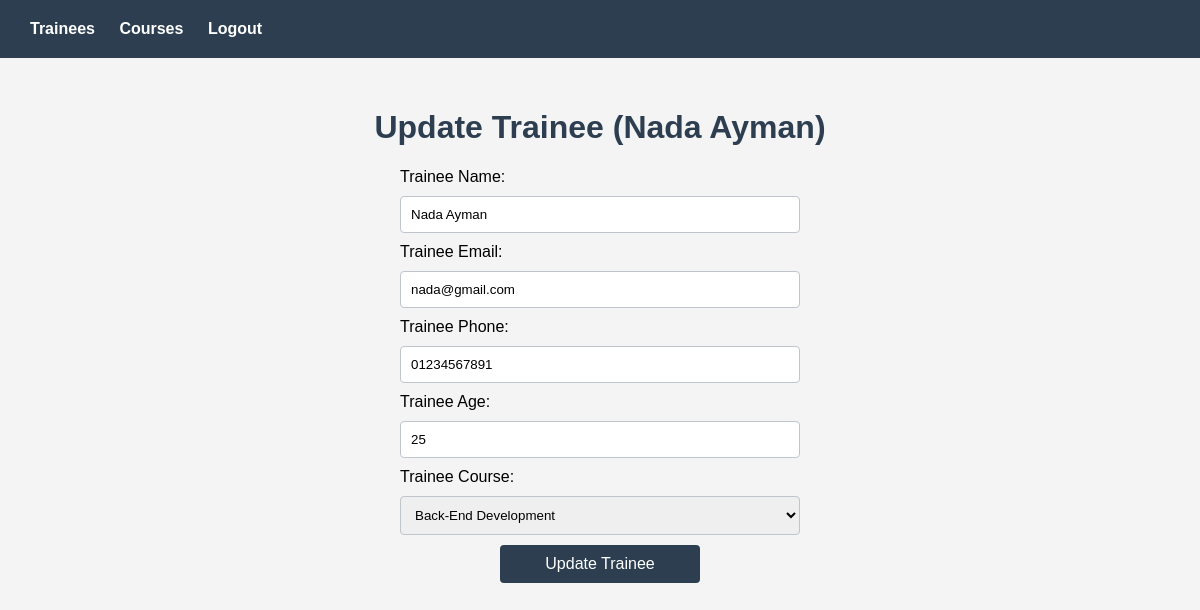
/trainees/update/1/, run on the app's committed database.
### trainee/models.py (models this page shows, shortened)
class Trainee(models.Model):
    id = models.AutoField(primary_key=True)
    name = models.CharField(max_length=100)
    email = models.EmailField(unique=True)
    phone_number = models.CharField(max_length=20)
    age = models.IntegerField()
    course = models.ForeignKey(Course, on_delete=models.CASCADE)

### course/models.py (models this page shows, shortened)
class Course(models.Model):
    id = models.AutoField(primary_key=True)
    name = models.CharField(max_length=100)
    duration = models.IntegerField()
    created_at = models.DateTimeField(auto_now_add=True)
    updated_at = models.DateTimeField(auto_now=True)

### trainee/views.py (the view, shortened to what this page needs)
# urls.py: path('update/<int:id>/', updateTrainee, name='UpdateTrainee'),
def updateTrainee(request, id):
    trainee = Trainee.objects.get(id=id)
    courses = Course.objects.all()
    return render(request, 'trainee/update.html', {'trainee': trainee, 'courses': courses})

### templates/trainee/update.html (shortened to what this page needs)
{% extends 'base.html' %}
{% block content %}
<h1>Update Trainee ({{ trainee.name }})</h1>
<form method="post">
    <label for="tName">Trainee Name:</label>
    <input type="text" id="tName" name="trainee-name" value="{{ trainee.name }}" placeholder="Enter trainee name" required>
    <label for="tEmail">Trainee Email:</label>
    <input type="email" id="tEmail" name="trainee-email" value="{{ trainee.email }}" placeholder="Enter trainee email" required>
    <label for="tPhone">Trainee Phone:</label>
    <input type="text" id="tPhone" name="trainee-phone" value="{{ trainee.phone_number }}" placeholder="Enter trainee phone" required>
    <label for="tAge">Trainee Age:</label>
    <input type="number" id="tAge" name="trainee-age" value="{{ trainee.age }}" placeholder="Enter trainee age" required>
    <label for="tCourse">Trainee Course:</label>
    <select name="trainee-course" id="tCourse">
        {% for course in courses %}
        <option value="{{course.id}}" {% if course.id == trainee.course.id %}selected{% endif %}>
            {{course.name}}
        </option>
        {% endfor %}
    </select>
    <button type="submit" class="btn">Update Trainee</button>
</form>
{%endblock%}

### static/css/style.css (style rules this page uses)
body { font-family: Arial, sans-serif; margin: 0; padding: 0; background: #f4f4f4; }
h1 { color: #2c3e50; }
form, form p { display: flex; flex-direction: column; width: 400px; gap: 10px; }
input, select { padding: 10px; border: #bfc5cb solid 1px; border-radius: 4px; }
.btn { background: #2c3e50; color: white; width: 50%; margin-inline: auto; padding: 10px; border: none; border-radius: 4px; cursor: pointer; font-size: 16px; }

### data on the page
Trainee: name "Nada Ayman", trainee-name "Nada Ayman", trainee-email "nada@gmail.com", trainee-phone "01234567891", trainee-age "25", trainee-course "Back-End Development"
